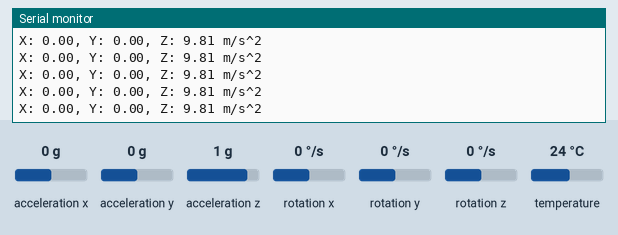
Recording of a sketch running on a simulated Arduino Uno, built with avr-gcc and run on an emulated ATmega328P. Shown: the last lines printed to the serial monitor. The inputs (shaded band) are chosen by the test bench; at power-on: acceleration x 0 g, acceleration y 0 g, acceleration z 1 g, rotation x 0 °/s, rotation y 0 °/s, rotation z 0 °/s, temperature 24 °C.

Above: at 1.3 s.
1.4 s: acceleration x set to -1.4 g
At 1.45 s:
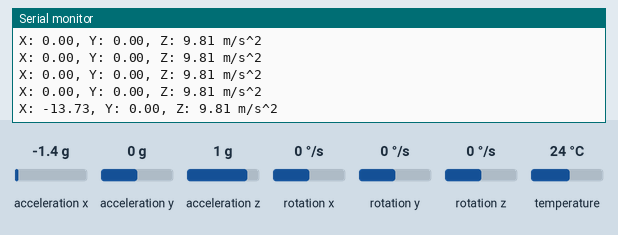
4.4 s: acceleration y set to -1.4 g
At 4.4 s:
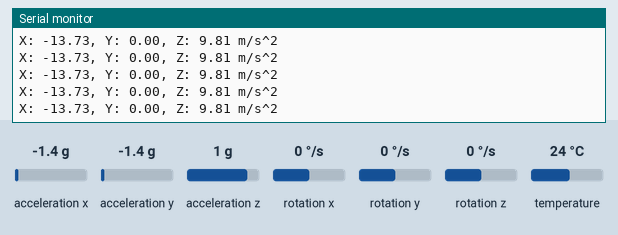
7.4 s: acceleration x set to -0.8 g
At 7.4 s:
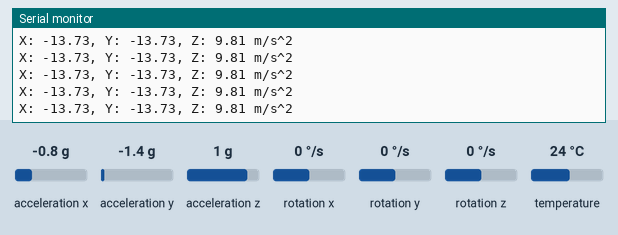
10.4 s: acceleration y set to -0.8 g
At 10.4 s:
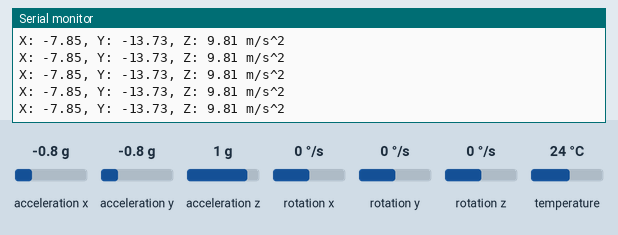
13.4 s: acceleration x set to 0 g
At 13.4 s:
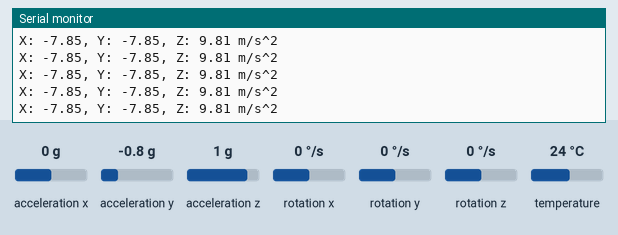
Timing chart, 0 to 16.4 s (numbered marks = the images above; inputs shaded):
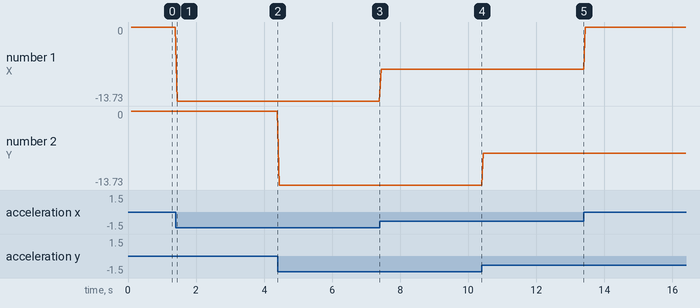

The sketch:

Accelerometer.ino
```cpp
// Codigo para lectura de acceleracion, velocidad angular y temperatura
// Obtenido de https://lastminuteengineers.com/mpu6050-accel-gyro-arduino-tutorial/

// Consideraciones
// Dejar la comunicación serial en 115200, dado que el sensor manda muchos datos
// Código esta para rango de +- 8g, se puede cambiar a más, buscar en el link el codigo para cambiarlo
// Buscar mas sobre el filtro

#include <Adafruit_MPU6050.h>
#include <Adafruit_Sensor.h>
#include <Wire.h>

Adafruit_MPU6050 mpu;

void setup(void) {
	Serial.begin(9600);

	// Try to initialize!
	if (!mpu.begin()) {
		Serial.println("Failed to find MPU6050 chip");
		while (1) {
		  delay(10);
		}
	}
	Serial.println("MPU6050 Found!");

	// set accelerometer range to +-8G
	mpu.setAccelerometerRange(MPU6050_RANGE_8_G);

	// set gyro range to +- 500 deg/s
	mpu.setGyroRange(MPU6050_RANGE_500_DEG);

	// set filter bandwidth to 21 Hz
	mpu.setFilterBandwidth(MPU6050_BAND_21_HZ);

	delay(100);
}

void loop() {
	/* Get new sensor events with the readings */
	sensors_event_t a, g, temp;
	mpu.getEvent(&a, &g, &temp);

	/* Print out the values */
	Serial.print("X: ");
	Serial.print(a.acceleration.x);
	Serial.print(", Y: ");
	Serial.print(a.acceleration.y);
	Serial.print(", Z: ");
	Serial.print(a.acceleration.z);
	Serial.println(" m/s^2");
  /*
	Serial.print("Rotation X: ");
	Serial.print(g.gyro.x);
	Serial.print(", Y: ");
	Serial.print(g.gyro.y);
	Serial.print(", Z: ");
	Serial.print(g.gyro.z);
	Serial.println(" rad/s");

	Serial.print("Temperature: ");
	Serial.print(temp.temperature);
	Serial.println(" degC");

	Serial.println("");
  */
	delay(50);
}
```

Measured:
- after the input at 1.4 s, the serial monitor: prints a new line at once (image 1)
- plotted number 1: 0 → -13.73 after the input at 1.4 s, -13.73 → -7.85 after the input at 7.4 s, -7.85 → 0 after the input at 13.4 s
